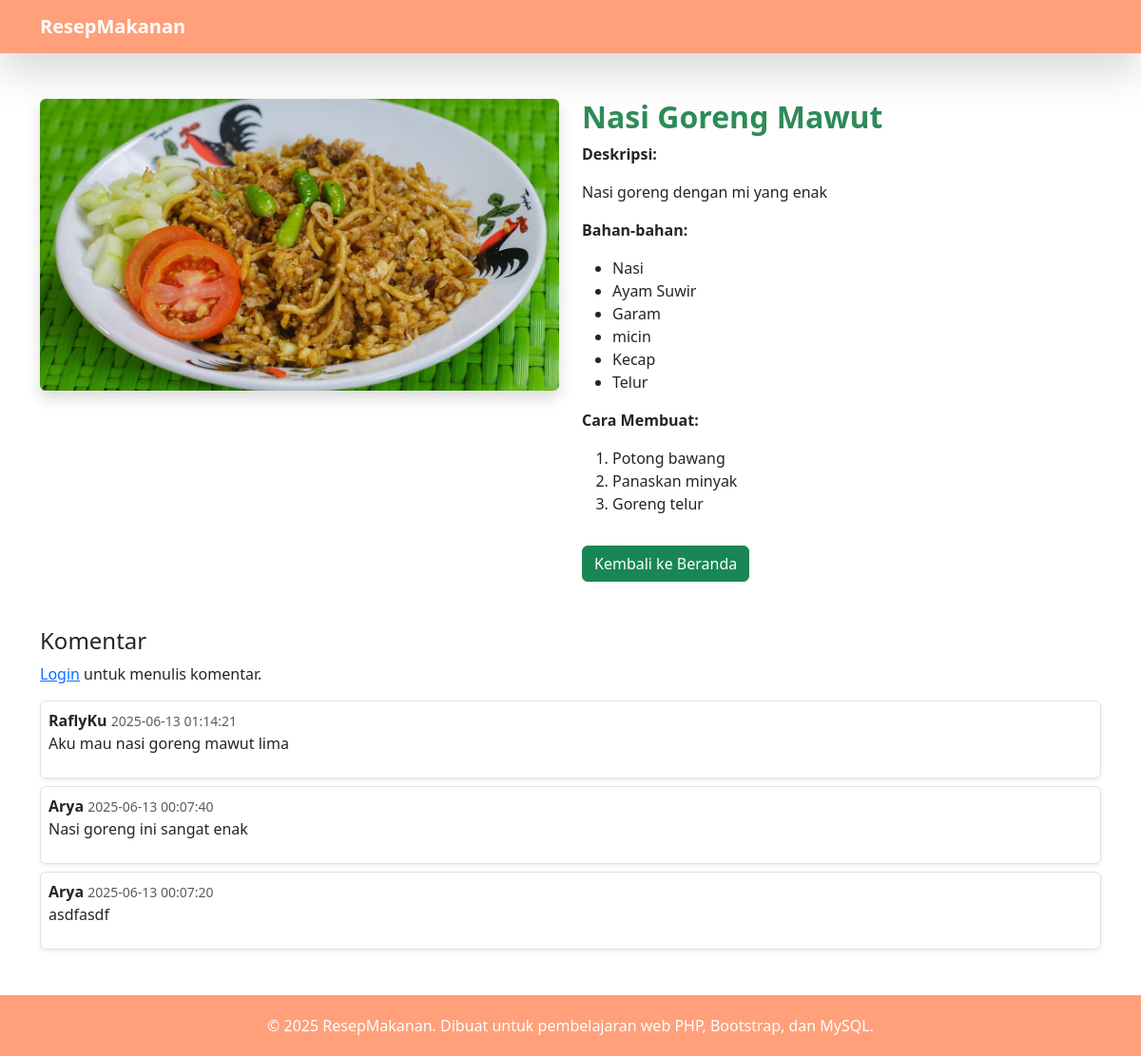
Page /detail-resep.php?id=7 on the committed database.
### tables this page shows
CREATE TABLE `resep` (
  `id` int(11) NOT NULL,
  `judul` varchar(255) NOT NULL,
  `deskripsi` text NOT NULL,
  `kategori` varchar(100) DEFAULT NULL,
  `bahan` text NOT NULL,
  `langkah` text NOT NULL,
  `gambar` varchar(255) DEFAULT NULL,
  `id_kategori` int(11) DEFAULT NULL
);

CREATE TABLE `komentar` (
  `id` int(11) NOT NULL,
  `id_user` int(11) NOT NULL,
  `id_resep` int(11) NOT NULL,
  `isi` text NOT NULL,
  `tanggal` datetime DEFAULT current_timestamp()
);

CREATE TABLE `users` (
  `id` int(11) NOT NULL,
  `username` varchar(50) NOT NULL,
  `password` varchar(255) NOT NULL,
  `created_at` timestamp NOT NULL DEFAULT current_timestamp(),
  `role` enum('admin','user') DEFAULT 'user'
);

### detail-resep.php (the view, shortened to what this page needs)
<?php
include 'koneksi.php';
$id = (int) $_GET['id'];
$stmt = $koneksi->prepare("SELECT * FROM resep WHERE id = ?");
$stmt->bind_param("i", $id);
$stmt->execute();
$result = $stmt->get_result();
$resep = $result->fetch_assoc();
$stmt_kom = $koneksi->prepare("SELECT komentar.*, users.username FROM komentar
    JOIN users ON komentar.id_user = users.id
    WHERE komentar.id_resep = ? ORDER BY komentar.tanggal DESC");
$stmt_kom->bind_param("i", $id);
$stmt_kom->execute();
$komentar_result = $stmt_kom->get_result();
$komentars = $komentar_result->fetch_all(MYSQLI_ASSOC);
?>
<!DOCTYPE html>
<html lang="id">
<head>
    <link href="https://cdn.jsdelivr.net/npm/bootstrap@5.3.0/dist/css/bootstrap.min.css" rel="stylesheet">
</head>
<body>
<nav class="navbar navbar-expand-lg shadow-lg">
  <div class="container">
    <a class="navbar-brand" href="index.php">ResepMakanan</a>
  </div>
</nav>
<div class="container my-5">
    <div class="row">
        <div class="col-md-6">
            <img src="images/<?= htmlspecialchars($resep['gambar']) ?>" class="img-fluid rounded shadow" alt="<?= htmlspecialchars($resep['judul']) ?>">
        </div>
        <div class="col-md-6">
            <h2 class="section-title"><?= htmlspecialchars($resep['judul']) ?></h2>
            <p><strong>Deskripsi:</strong></p>
            <p><?= nl2br(htmlspecialchars($resep['deskripsi'])) ?></p>
            <p><strong>Bahan-bahan:</strong></p>
            <ul>
                <?php
                $bahan = explode("\n", $resep['bahan']);
                foreach ($bahan as $item) {
                    echo "<li>" . htmlspecialchars($item) . "</li>";
                }
                ?>
            </ul>
            <p><strong>Cara Membuat:</strong></p>
            <ol>
                <?php
                $langkah = explode("\n", $resep['langkah']);
                foreach ($langkah as $step) {
                    echo "<li>" . htmlspecialchars($step) . "</li>";
                }
                ?>
            </ol>
            <a href="index.php" class="btn btn-success mt-3">Kembali ke Beranda</a>
        </div>
    </div>
    <div class="mt-5">
        <h4>Komentar</h4>
        <?php if (isset($_SESSION['user_id'])): ?>
        <form action="proses-komentar.php" method="post" class="mb-4 ">
            <input type="hidden" name="id_resep" value="<?= $resep['id'] ?>">
            <div class="mb-2">
                <textarea name="isi" rows="3" class=" form-control shadow-sm" placeholder="Tulis komentar Anda..." required></textarea>
            </div>
            <button type="submit" class="btn btn-success shadow-sm">Kirim</button>
        </form>
        <?php else: ?>
        <p><a href="login.php">Login</a> untuk menulis komentar.</p>
        <?php endif; ?>
        <?php if (empty($komentars)): ?>
            <p class="text-muted">Belum ada komentar.</p>
        <?php else: ?>
            <?php foreach ($komentars as $kom): ?>
                <div class="border rounded p-2 mb-2 shadow-sm">
                    <strong><?= htmlspecialchars($kom['username']) ?></strong>
                    <span class="text-muted small"><?= $kom['tanggal'] ?></span>
                    <p><?= nl2br(htmlspecialchars($kom['isi'])) ?></p>
                </div>
            <?php endforeach; ?>
        <?php endif; ?>
    </div>
</div>
<footer class="footer mt-auto text-center text-white">
  <div class="container">
    <p class="mb-0">© <?= date('Y') ?> ResepMakanan. Dibuat untuk pembelajaran web PHP, Bootstrap, dan MySQL.</p>
  </div>
</footer>
</body>
</html>

### detail-resep.php (style rules this page uses)
body { background-color: #fff; font-family: 'Segoe UI', sans-serif; }
.navbar { background-color: #FFA07A; }
.navbar-brand { font-weight: bold; color: white !important; }
.section-title { color: #2e8b57; font-weight: bold; }
.footer { background-color: #FFA07A; padding: 20px 0; margin-top: 60px; }

### rows in the picture
resep: gambar (picture), judul "Nasi Goreng Mawut", deskripsi "Nasi goreng dengan mi yang enak", bahan "Nasi", bahan "Ayam Suwir", bahan "Garam", bahan "micin", bahan "Kecap", bahan "Telur", langkah "Potong bawang", langkah "Panaskan minyak", langkah "Goreng telur"
komentar: id_user.username "RaflyKu", tanggal "2025-06-13 01:14:21", isi "Aku mau nasi goreng mawut lima"
komentar: id_user.username "Arya", tanggal "2025-06-13 00:07:40", isi "Nasi goreng ini sangat enak"
komentar: id_user.username "Arya", tanggal "2025-06-13 00:07:20", isi "asdfasdf"
